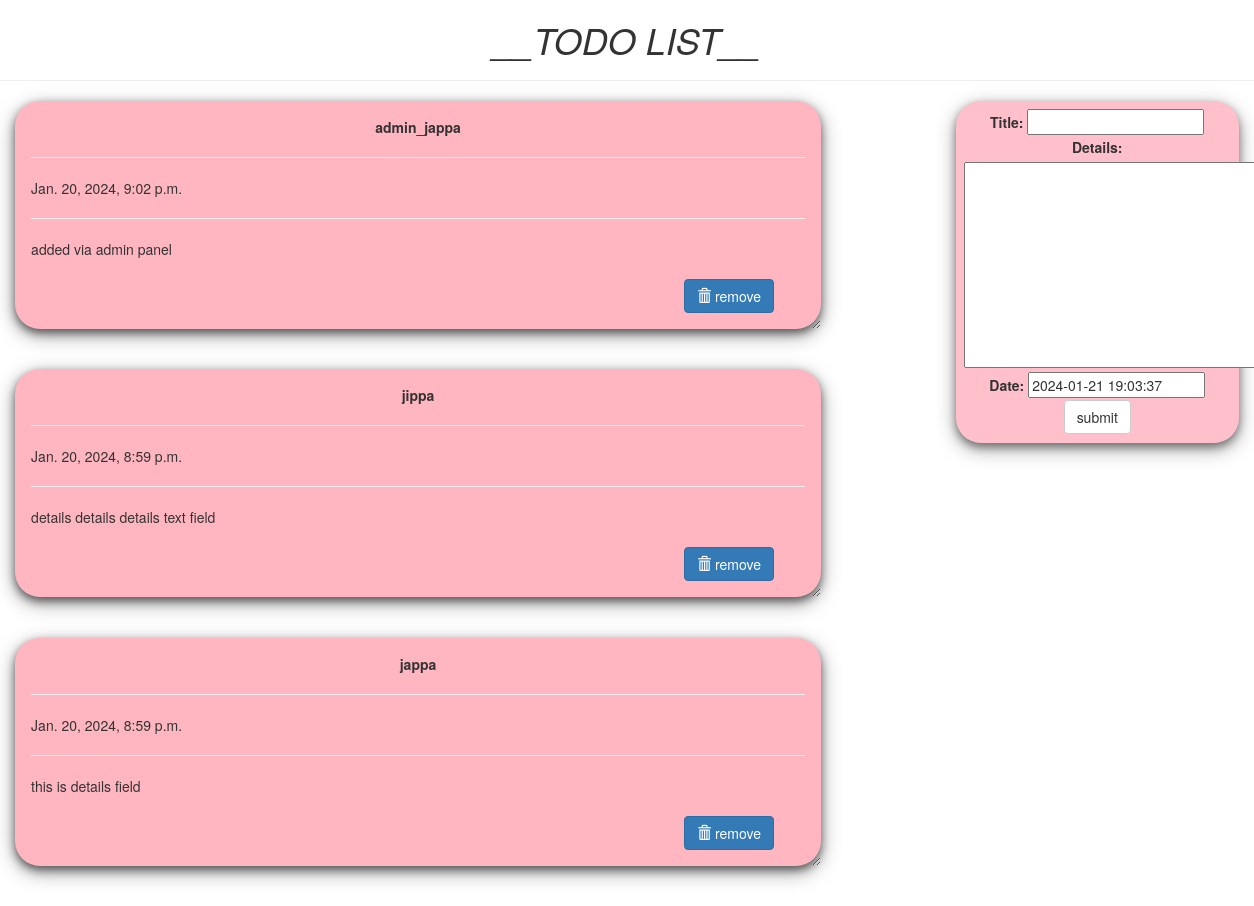
The page / on the database its author committed.
### todo/models.py (models this page shows, shortened)
class Todo(models.Model):
    title = models.CharField(max_length=100)
    details = models.TextField()
    date = models.DateTimeField(default=timezone.now)

### todo/views.py (the view)
# urls.py: path('', views.index, name="todo"),
def index(request):
    item_list = Todo.objects.order_by("-date")
    if request.method == "POST":
        form = TodoForm(request.POST)
        if form.is_valid():
            form.save()
            return redirect('todo')
    form = TodoForm()
    page = {
        "forms": form,
        "list": item_list,
        "title": "TODO LIST",
    }
    return render(request, 'todo/index.html', page)

### todo/forms.py
class TodoForm(forms.ModelForm):
    class Meta:
        model = Todo
        fields = "__all__"

### todo/templates/todo/index.html (shortened to what this page needs)
<!DOCTYPE html>
<html lang="en" dir="ltr">
<head>
<link rel="stylesheet" href="https://maxcdn.bootstrapcdn.com/bootstrap/3.3.7/css/bootstrap.min.css">
</head>
<body class="container-fluid">
<center class="row">
	<h1><i>__TODO LIST__</i></h1>
	<hr />
</center>
<div class="row">
	<div class="col-md-8">
	{% for i in list %}
	<div class="card">
		<center><b>{{i.title}}</b></center>
		<hr/>
		{{i.date}}
		<hr/>
		{{i.details}}
		<br />
		<br />
		<form action="/del/{{i.id}}" method="POST" style=" padding-right: 4%; padding-bottom: 3%;">
		<button value="remove" type="submit" class="btn btn-primary" style="float: right;"><span class="glyphicon glyphicon-trash"></span>  remove</button>
		</form>
	</div>
	{% endfor%}
	</div>
	<div class="col-md-1"> </div>
	<div class="col-md-3" >
	<div class="submit_form">
	<form method="POST">
		{{forms}}
		<center>
		<input type="submit" class="btn btn-default" value="submit" />
	</center>
	</form>
	</div>
</div>
</div>
</body>
</html>

### todo/templates/todo/index.html (style rules this page uses)
.card { box-shadow: 0 4px 8px 0 rgba(0,0,0,0.5), 0 6px 20px 0 rgba(0,0,0,0.39); background: lightpink; margin-bottom : 5%; border-radius: 25px; padding : 2%; overflow: auto; resize: both; text-overflow: ellipsis; }
.submit_form { text-align: center; padding: 3%; background: pink; border-radius: 25px; box-shadow: 0 4px 8px 0 rgba(0,0,0,0.4), 0 6px 20px 0 rgba(0,0,0,0.36); }

### rows shown on the page
Todo: title "admin_jappa", date "Jan. 20, 2024, 9:02 p.m.", details "added via admin panel"
Todo: title "jippa", date "Jan. 20, 2024, 8:59 p.m.", details "details details details text field"
Todo: title "jappa", date "Jan. 20, 2024, 8:59 p.m.", details "this is details field"
